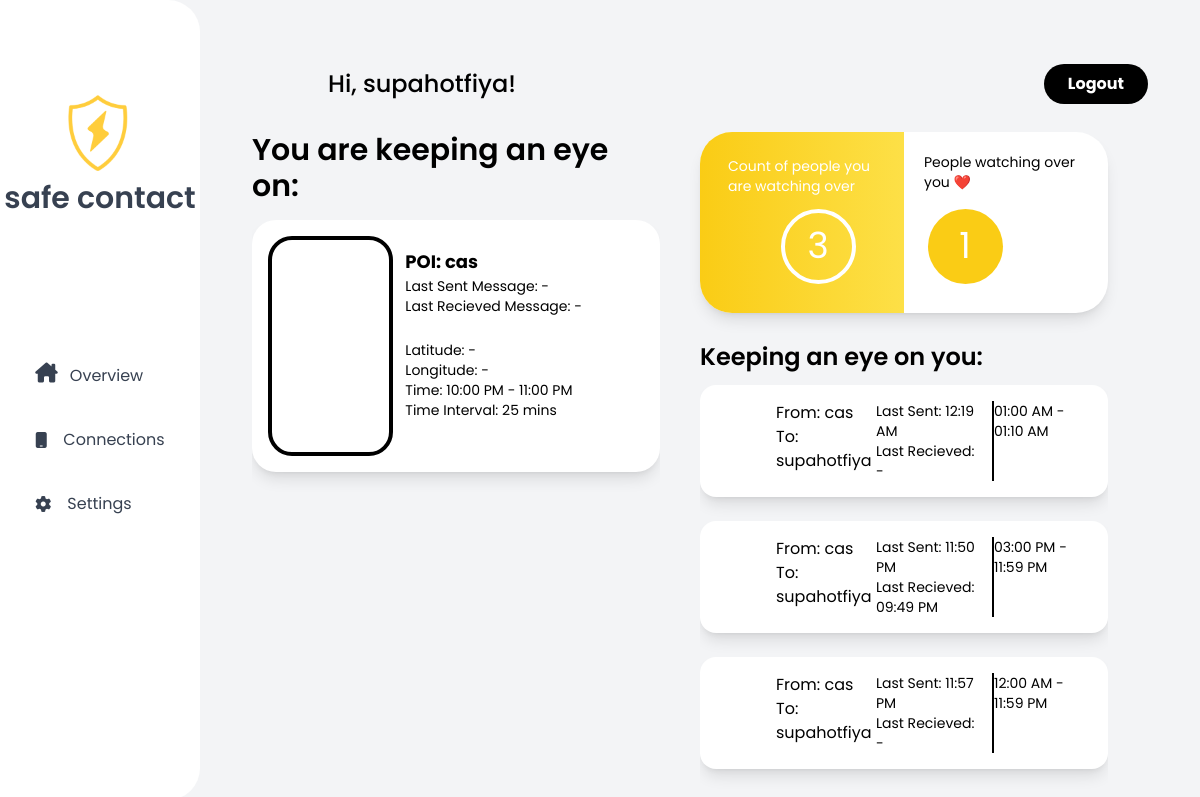
The app's page / (signed in) with its own data.
### client/models.py (models this page shows)
class User(db.Model, UserMixin):
    id = db.Column(db.Integer, primary_key=True)
    country_code = db.Column(db.String(10), unique=False)
    phone_number = db.Column(db.String(20), unique=True, nullable=False)
    password = db.Column(db.String(150), nullable=False)
    username = db.Column(db.String(150), unique=True)

class Connection(db.Model):
    __tablename__ = "connection"
    id = db.Column(db.Integer, primary_key=True)
    last_text = db.Column(db.DateTime) # last text sent to user
    last_recieved = db.Column(db.DateTime) # last text user sent to us
    interval = db.Column(db.Integer)
    start_time = db.Column(db.DateTime)
    end_time = db.Column(db.DateTime)
    location_tracking = db.Column(db.Boolean)
    text_contents = db.Column(db.String(300))
    admin_id = db.Column(db.Integer)
    admin_username = db.Column(db.String(150))
    contact_id = db.Column(db.Integer)
    contact_username = db.Column(db.String(150))
    lat = db.Column(db.Float)
    long = db.Column(db.Float)
    accuracy = db.Column(db.Float)

### client/routes.py (the view)
@routes.route('/', methods=['GET', 'POST'])
def home():
    users = User.query.all()
    connects = Connection.query.order_by(Connection.end_time.desc())
    text = Text.query.order_by(Text.time_sent.desc()) # connection.texts
    num_admin = 0
    num_contact = 0
    for conn in connects:
        if conn.admin_id == current_user.id:
            num_admin += 1
        elif conn.contact_id == current_user.id:
            num_contact += 1
    return render_template('home.html', user=current_user, users=users, connects=connects, text=text, num_admin=num_admin, num_contact=num_contact)

### client/templates/home.html (shortened to what this page needs)
{% extends "base_home.html"%} {% block content %}
<div class="flex flex-col w-full h-full p-5">
  <div class="upperhalf w-full h-40 flex flex-row justify-between items-center mb-4">
    <div class="flex flex-row gap-3 items-center">
      <div class="rounded-full w-16 h-16 rgb-baby-r"></div>
      <div class="text-black text-2xl font-medium">Hi, <span>{{current_user.username}}</span>!</div>
    </div>
    <button class="bg-black hover:bg-gray-500 text-white font-bold py-2 px-6 rounded-full">
      <a href="/logout" class=" flex justify-left items-center w-full">
        Logout
      </a>
    </button>
  </div>
  <div class="bottomhalf flex flex-row w-full h-full ">
    <div class="left flex flex-col justify-start h-full w-1/2 mr-10">
      <div class="w-full font-semibold text-3xl text-black mb-4">
        You are keeping an eye on:
      </div>
      <div class="h-[670px] w-full flex flex-col overflow-auto justify-start gap-y-6 scroll scrollbar">
        {% for connect in connects %}
        {% if connect.contact_id == current_user.id %}
        <div class="home-card w-full min-h-[200.52px] bg-white shadow-lg p-4 rounded-3xl">
          <div class="home-card-content w-full h-full flex flex-row">
            <div class="lhs w-1/3 h-full rounded-[1.5rem] overflow-hidden border-4 border-black">
            </div>
            <div class="rhs w-2/3 h-full flex flex-col justify-between p-3">
              <div class="w-full block">
                <div class="name text-lg text-black font-bold">
                  POI: {{ connect.admin_username }}
                </div>
                <div class="location text-sm text-black break-words">
                  <div class="name text-sm text-black font-normal">
                    Last Sent Message:
                    {% if connect.last_recieved != None %}
                    {{ connect.last_recieved.strftime('%I:%M %p') }}
                    {% else %}
                    -
                    {% endif %}
                  </div>
                  <div class="location text-sm text-black font-normal">
                    Last Recieved Message:
                    {% if connect.last_recieved != None %}
                    {{ connect.last_recieved.strftime('%I:%M %p') }}
                    {% else %}
                    -
                    {% endif %}
                  </div>
                </div>
                <br>
                <div class="flex flex-row justify-between">
                  <div class="location text-sm text-black break-words">
                    <div class="name text-sm text-black font-normal">
                      Latitude:
                      {% if connect.lat != None %}
                      {{ connect.lat }}
                      {% else %}
                      -
                      {% endif %}
                    </div>
                    <div class="location text-sm text-black font-normal">
                      Longitude:
                      {% if connect.long != None %}
                      {{ connect.long }}
                      {% else %}
                      -
                      {% endif %}
                    </div>
                    <div class="name text-sm text-black font-normal">
                      Time: {{ connect.start_time.strftime('%I:%M %p') }} - {{ connect.end_time.strftime('%I:%M %p') }}
                    </div>
                    <div class="location text-sm text-black font-normal">
                      Time Interval: {{ connect.interval }} mins
                    </div>
                  </div>
                </div>
                <br>
              </div>
            </div>
          </div>
        </div>
        {% endif %}
        {% endfor %}
      </div>
    </div>
    <div class="left flex flex-col justify-start h-[752.43px] w-1/2 mr-10">
      <div class="upperhalf h-1/4 bg-white shadow-lg rounded-[2rem] flex flex-row overflow-hidden">
        <div class="w-1/2 bg-gradient-to-r from-yellow-400 to-yellow-300 h-full p-5">
          <div class="w-full h-full flex flex-col">
            <div class="h-1/3 w-full flex justify-center items-center  text-white">
              <div class="text-sm text-left pl-2">Count of people you are watching over</div>
            </div>
            <div class="h-2/3 w-full flex justify-center items-center pl-8">
              <div
                class="w-[75px] h-[75px] border-4 border-white text-white rounded-full flex justify-center items-center text-4xl">
                {{ num_admin }}
              </div>
            </div>
          </div>
        </div>
        <div class="w-1/2 h-full p-5">
          <div class="flex flex-col w-full h-full">
            <div class="h-1/3 w-full text-sm">People watching over you ❤️</div>
            <div class="w-full h-2/3 flex flex-row">
              <div class="w-1/2 h-full flex justify-center items-center">
                <div
                  class="w-[75px] h-[75px] bg-yellow-400 rounded-full flex justify-center text-4xl text-white items-center">
                  {{ num_contact }}</div>
              </div>
            </div>
          </div>
        </div>
      </div>
      <div class="bottomhalf h-3/4 w-full overflow-hidden mt-7">
        <div class="w-full font-semibold text-2xl text-black mb-3">
          Keeping an eye on you:
        </div>
        <div class="h-[490.15px] w-full flex flex-col justify-start overflow-auto scroll scrollbar gap-y-6">
          {% for connect in connects %}
          {% if connect.admin_id == current_user.id %}
          <div class="home-card w-full min-h-[78.83px] bg-white shadow-lg p-4 rounded-2xl">
            <div class="home-card-content w-full h-full flex flex-row">
              <div class="lhs w-12 h-12 rgb-baby rounded-[2rem]"></div>
              <div class="rhs w-11/12 h-full flex flex-row justify-between ml-4">
                <div class="w-4/12 block">
                  <div class="name text-md text-black font-normal">
                    From: {{ connect.contact_username }}
                  </div>
                  <div class="location text-md text-black font-normal">
                    To: {{ connect.admin_username }}
                  </div>
                </div>
                <div class="w-4/12  block mr-4">
                  <div class="name text-sm text-black font-normal">
                    Last Sent:
                    {% if connect.last_text != None %}
                    {{ connect.last_text.strftime('%I:%M %p') }}
                    {% else %}
                    -
                    {% endif %}
                  </div>
                  <div class="location text-sm text-black font-normal">
                    Last Recieved:
                    {% if connect.last_recieved != None %}
                    {{ connect.last_recieved.strftime('%I:%M %p') }}
                    {% else %}
                    -
                    {% endif %}
                  </div>
                </div>
                <div class="w-4/12 border-l-black border-l-2">
                  <div class="name text-sm text-black justify-center items-center  flex flex-col">
                    <div>{{ connect.start_time.strftime('%I:%M %p') }} - {{ connect.end_time.strftime('%I:%M %p') }}
                    </div>
                  </div>
                </div>
              </div>
            </div>
          </div>
          {% endif %}
          {% endfor %}
        </div>
      </div>
    </div>
  </div>
</div>
{% endblock %}

### client/templates/base_home.html (shortened to what this page needs)
<html lang="en">
<head>
    <link rel="stylesheet" href="{{ url_for('static', filename='css/output.css') }}" />
    <link rel="stylesheet" href="{{ url_for('static', filename='styles.css') }}" />
    <link rel="stylesheet" href="https://stackpath.bootstrapcdn.com/font-awesome/4.7.0/css/font-awesome.min.css"
 />
    <link rel="stylesheet" href="../static/font-awesome.min.css">
</head>
<body class="bg-gray-100">
    <div class="bg-gray-100 w-screen h-screen flex flex-row justify-start shadow-xl overflow-hidden">
        <div
            class="bg-white w-1/6 h-full py-10 flex flex-col justify-start items-center rounded-r-[2rem] overflow-hidden">
            <div class="w-full">
                <div class="flex flex-col justify-center items-center mb-32">
                    <div class="flex justify-left items-left mt-12">
                        <div class="h-20 w-20 mb-2">
                            <img src="{{ url_for('static', filename='logo_fr.png') }}" alt="logo" />
                        </div>
                    </div>
                    <div class="font-semibold text-3xl text-gray-700 mt-1">
                        safe contact
                    </div>
                </div>
            </div>
            <aside class="flex flex-col items-center text-gray-700 w-full">
                <ul class="text-bold">
                    <li class="hover:text-yellow-500 w-full flex flex-row">
                        <i class="fa-solid fa-house-chimney fa-lg h-4 mt-7"></i>
                        <a href="." class="ml-3 h-16 flex justify-left items-center w-full focus:text-gra">
                            Overview
                        </a>
                    </li>
                    <li class="hover:text-yellow-500 w-full flex flex-row">
                        <i class="fa-solid fa-mobile h-4 mt-6"></i>
                        <a href="/connection" class="ml-4 h-16 flex justify-left items-center w-full
  					focus:text-gray-600">
                            Connections
                        </a>
                    </li>
                    <li class="hover:text-yellow-500 w-full flex flex-row ">
                        <i class="fa-solid fa-gear fa-spin h-4 mt-6"></i>
                        <a href="/settings" class="ml-4 h-16 flex justify-left items-center w-full
  					focus:text-gray-600">
                            Settings
                        </a>
                    </li>
                </ul>
            </aside>
        </div>
        <div class="flex flex-col w-5/6 bg-gray-100 h-full p-8">
            {% block content %} {% endblock %}
        </div>
    </div>
</body>
</html>

### client/static/styles.css (style rules this page uses)
* { font-family: "Poppins", sans-serif; }
.rgb-baby { animation: rgb-anim 10s infinite; }
.rgb-baby-r { animation: rgb-anim 20s infinite reverse; }
.scroll { overflow-y: overlay; }

### records on screen
User: username "supahotfiya"
Connection: admin_username "cas", start_time "10:00 PM", end_time "11:00 PM", interval "25"
Connection: contact_username "cas", admin_username "supahotfiya", last_text "12:19 AM", start_time "01:00 AM", end_time "01:10 AM"
Connection: contact_username "cas", admin_username "supahotfiya", last_text "11:50 PM", last_recieved "09:49 PM", start_time "03:00 PM", end_time "11:59 PM"
Connection: contact_username "cas", admin_username "supahotfiya", last_text "11:57 PM", start_time "12:00 AM", end_time "11:59 PM"

### other values on screen
{{ num_admin }} "3"
{{ num_contact }} "1"
